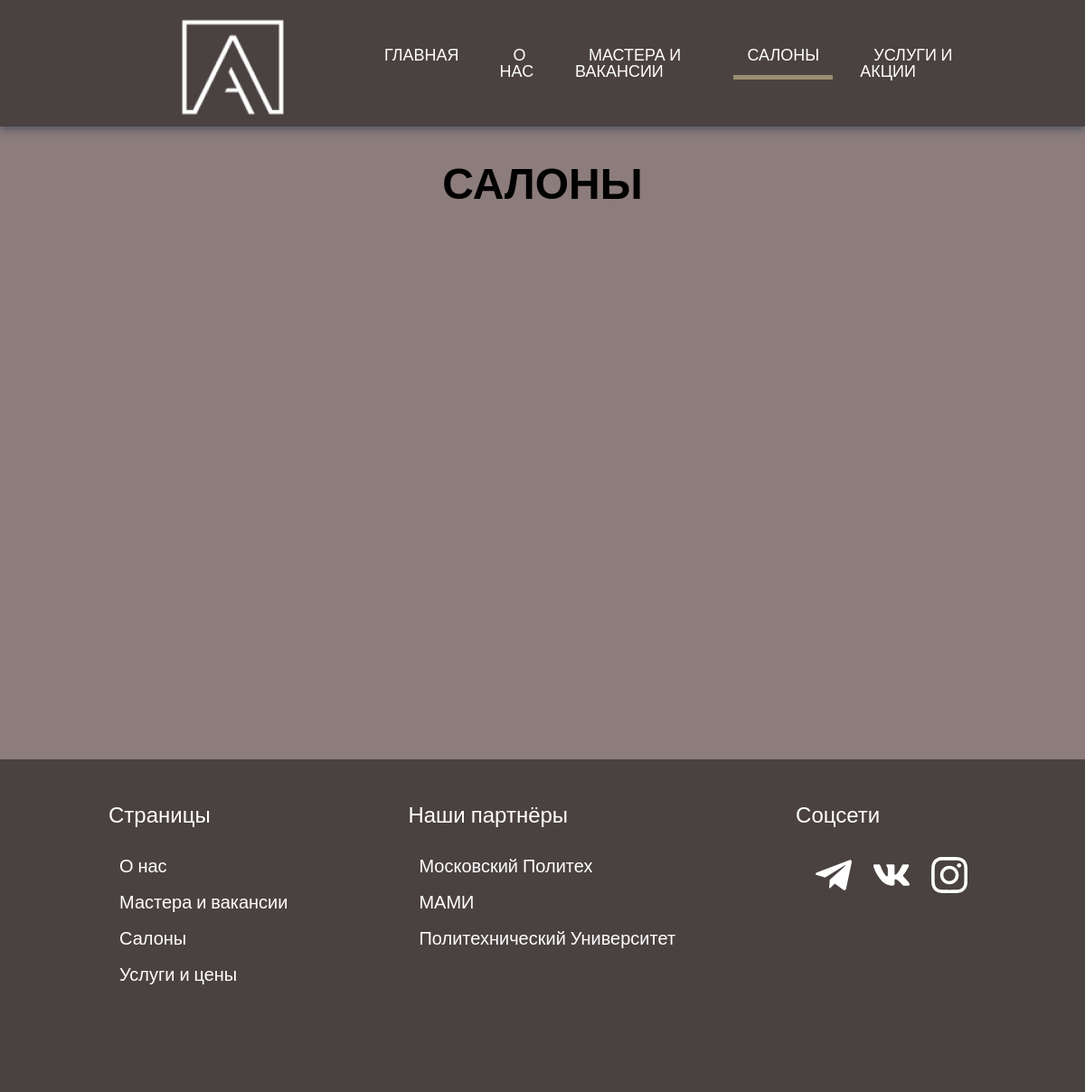
Before: /salon/ with the older database file.
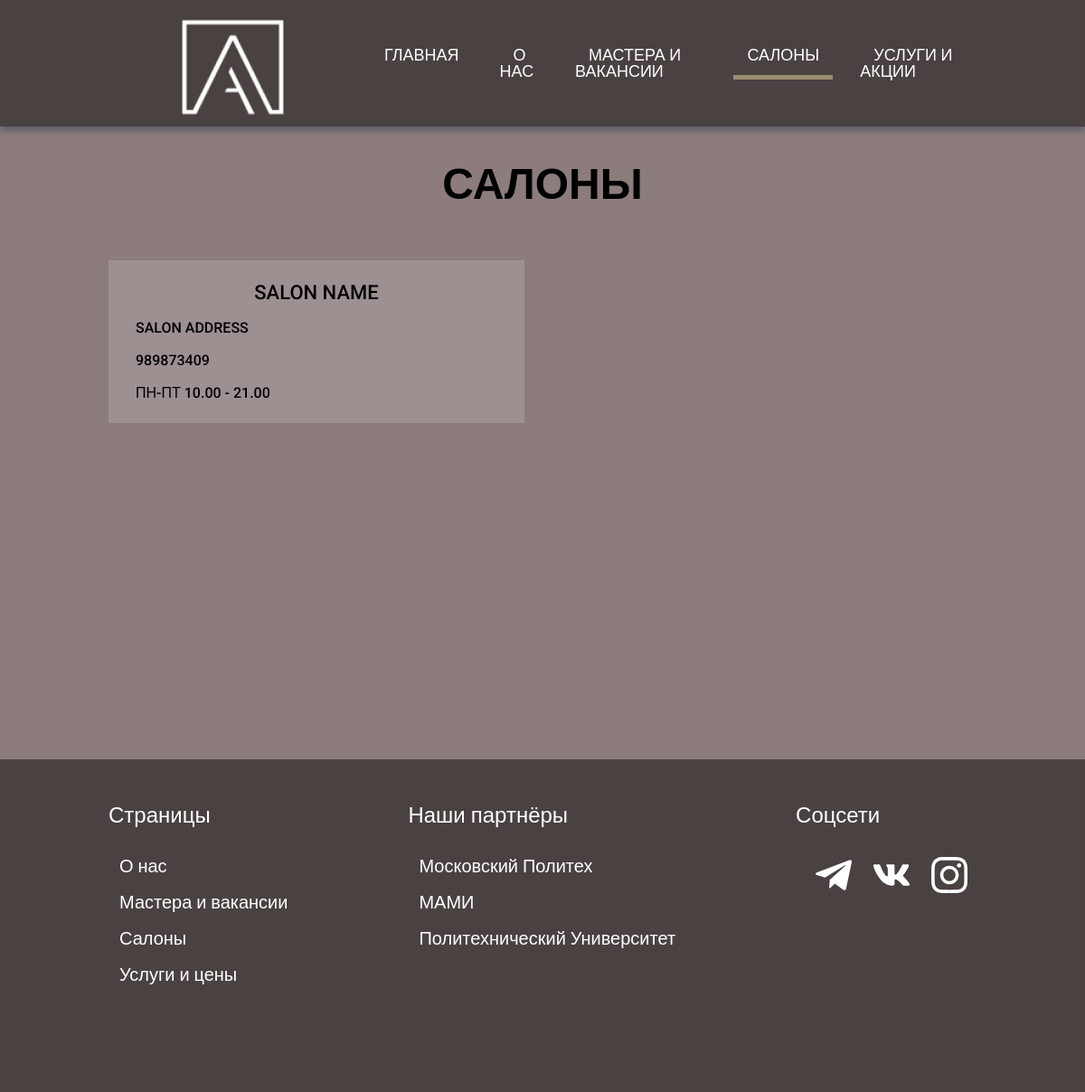
After: the same page with the newer database file.
### main/models.py (models this page shows)
class Salon(models.Model):
    name = models.CharField(max_length=100)
    address = models.CharField(max_length=100)
    phone = models.IntegerField()
    work_regime = models.CharField(max_length=100)

### main/views.py (the view)
# urls.py: path('salon/', views.SalonPage.as_view(), name='salon'),
class SalonPage(View):
    def get(self, request):
        return render(request, 'salon.html', context={
            'salons': Salon.objects.all()
        })

### main/templates/salon.html (shortened to what this page needs)
{% extends 'base-generation.html' %} {% load static %}
{% block content %}
<section class="tiles">
    <h1 class="section-title">Салоны</h1>
    <ul class="tiles__list">
        {% for salon in salons %}
        <li class="tiles__item tile">
            <p class="tile__text tile__text_standalone">
                {{salon.name}}
            </p>
            <p class="tile__text">
                {{salon.address}}
            </p>
            <p class="tile__text">
                {{salon.phone}}
            </p>
            <p class="tile__text">
                {{salon.work_regime}}
            </p>
        </li>
        {% endfor %}
    </ul>
</section>
{% endblock %}

Changed rows visible on the page:
added Salon: name "SALON NAME", address "SALON ADDRESS", phone "989873409", work_regime "ПН-ПТ 10.00 - 21.00"
